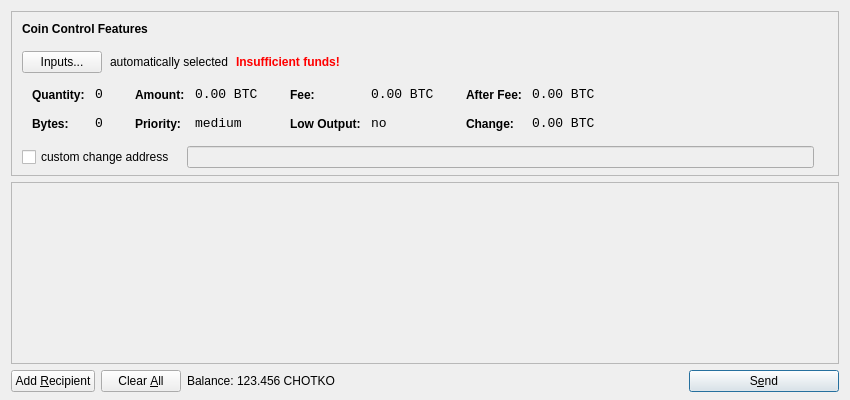
<?xml version="1.0" encoding="UTF-8"?>
<ui version="4.0">
 <class>SendCoinsDialog</class>
 <widget class="QDialog" name="SendCoinsDialog">
  <property name="geometry">
   <rect>
    <x>0</x>
    <y>0</y>
    <width>850</width>
    <height>400</height>
   </rect>
  </property>
  <property name="windowTitle">
   <string>Send Coins</string>
  </property>
  <layout class="QVBoxLayout" name="verticalLayout" stretch="0,1,0">
   <property name="bottomMargin">
    <number>8</number>
   </property>
   <item>
    <widget class="QFrame" name="frameCoinControl">
     <property name="sizePolicy">
      <sizepolicy hsizetype="Expanding" vsizetype="Expanding">
       <horstretch>0</horstretch>
       <verstretch>0</verstretch>
      </sizepolicy>
     </property>
     <property name="maximumSize">
      <size>
       <width>16777215</width>
       <height>16777215</height>
      </size>
     </property>
     <property name="frameShape">
      <enum>QFrame::StyledPanel</enum>
     </property>
     <property name="frameShadow">
      <enum>QFrame::Sunken</enum>
     </property>
     <layout class="QVBoxLayout" name="verticalLayoutCoinControl2">
      <property name="spacing">
       <number>-1</number>
      </property>
      <property name="leftMargin">
       <number>0</number>
      </property>
      <property name="topMargin">
       <number>0</number>
      </property>
      <property name="rightMargin">
       <number>0</number>
      </property>
      <property name="bottomMargin">
       <number>6</number>
      </property>
      <item>
       <layout class="QVBoxLayout" name="verticalLayoutCoinControl" stretch="0,0,0,0,1">
        <property name="spacing">
         <number>0</number>
        </property>
        <property name="leftMargin">
         <number>10</number>
        </property>
        <property name="topMargin">
         <number>10</number>
        </property>
        <item>
         <layout class="QHBoxLayout" name="horizontalLayoutCoinControl1">
          <property name="bottomMargin">
           <number>15</number>
          </property>
          <item>
           <widget class="QLabel" name="labelCoinControlFeatures">
            <property name="sizePolicy">
             <sizepolicy hsizetype="Preferred" vsizetype="Maximum">
              <horstretch>0</horstretch>
              <verstretch>0</verstretch>
             </sizepolicy>
            </property>
            <property name="font">
             <font>
              <weight>75</weight>
              <bold>true</bold>
             </font>
            </property>
            <property name="styleSheet">
             <string notr="true">font-weight:bold;</string>
            </property>
            <property name="text">
             <string>Coin Control Features</string>
            </property>
           </widget>
          </item>
         </layout>
        </item>
        <item>
         <layout class="QHBoxLayout" name="horizontalLayoutCoinControl2" stretch="0,0,0,0">
          <property name="spacing">
           <number>8</number>
          </property>
          <property name="bottomMargin">
           <number>10</number>
          </property>
          <item>
           <widget class="QPushButton" name="pushButtonCoinControl">
            <property name="styleSheet">
             <string notr="true"/>
            </property>
            <property name="text">
             <string>Inputs...</string>
            </property>
           </widget>
          </item>
          <item>
           <widget class="QLabel" name="labelCoinControlAutomaticallySelected">
            <property name="text">
             <string>automatically selected</string>
            </property>
            <property name="margin">
             <number>5</number>
            </property>
           </widget>
          </item>
          <item>
           <widget class="QLabel" name="labelCoinControlInsuffFunds">
            <property name="font">
             <font>
              <weight>75</weight>
              <bold>true</bold>
             </font>
            </property>
            <property name="styleSheet">
             <string notr="true">color:red;font-weight:bold;</string>
            </property>
            <property name="text">
             <string>Insufficient funds!</string>
            </property>
            <property name="margin">
             <number>5</number>
            </property>
           </widget>
          </item>
          <item>
           <spacer name="horizontalSpacerCoinControl">
            <property name="orientation">
             <enum>Qt::Horizontal</enum>
            </property>
            <property name="sizeHint" stdset="0">
             <size>
              <width>40</width>
              <height>1</height>
             </size>
            </property>
           </spacer>
          </item>
         </layout>
        </item>
        <item>
         <widget class="QWidget" name="widgetCoinControl" native="true">
          <property name="sizePolicy">
           <sizepolicy hsizetype="Preferred" vsizetype="Preferred">
            <horstretch>0</horstretch>
            <verstretch>0</verstretch>
           </sizepolicy>
          </property>
          <property name="minimumSize">
           <size>
            <width>0</width>
            <height>0</height>
           </size>
          </property>
          <property name="styleSheet">
           <string notr="true"/>
          </property>
          <layout class="QHBoxLayout" name="horizontalLayoutCoinControl5">
           <property name="margin">
            <number>0</number>
           </property>
           <item>
            <layout class="QHBoxLayout" name="horizontalLayoutCoinControl3" stretch="0,0,0,1">
             <property name="spacing">
              <number>20</number>
             </property>
             <property name="topMargin">
              <number>0</number>
             </property>
             <property name="bottomMargin">
              <number>10</number>
             </property>
             <item>
              <layout class="QFormLayout" name="formLayoutCoinControl1">
               <property name="horizontalSpacing">
                <number>10</number>
               </property>
               <property name="verticalSpacing">
                <number>14</number>
               </property>
               <property name="leftMargin">
                <number>10</number>
               </property>
               <property name="topMargin">
                <number>4</number>
               </property>
               <property name="rightMargin">
                <number>6</number>
               </property>
               <item row="0" column="0">
                <widget class="QLabel" name="labelCoinControlQuantityText">
                 <property name="styleSheet">
                  <string notr="true">font-weight:bold;</string>
                 </property>
                 <property name="text">
                  <string>Quantity:</string>
                 </property>
                 <property name="margin">
                  <number>0</number>
                 </property>
                </widget>
               </item>
               <item row="0" column="1">
                <widget class="QLabel" name="labelCoinControlQuantity">
                 <property name="font">
                  <font>
                   <family>Monospace</family>
                   <pointsize>10</pointsize>
                  </font>
                 </property>
                 <property name="cursor">
                  <cursorShape>IBeamCursor</cursorShape>
                 </property>
                 <property name="contextMenuPolicy">
                  <enum>Qt::ActionsContextMenu</enum>
                 </property>
                 <property name="text">
                  <string notr="true">0</string>
                 </property>
                 <property name="margin">
                  <number>0</number>
                 </property>
                 <property name="textInteractionFlags">
                  <set>Qt::LinksAccessibleByMouse|Qt::TextSelectableByKeyboard|Qt::TextSelectableByMouse</set>
                 </property>
                </widget>
               </item>
               <item row="1" column="0">
                <widget class="QLabel" name="labelCoinControlBytesText">
                 <property name="styleSheet">
                  <string notr="true">font-weight:bold;</string>
                 </property>
                 <property name="text">
                  <string>Bytes:</string>
                 </property>
                </widget>
               </item>
               <item row="1" column="1">
                <widget class="QLabel" name="labelCoinControlBytes">
                 <property name="font">
                  <font>
                   <family>Monospace</family>
                   <pointsize>10</pointsize>
                  </font>
                 </property>
                 <property name="cursor">
                  <cursorShape>IBeamCursor</cursorShape>
                 </property>
                 <property name="contextMenuPolicy">
                  <enum>Qt::ActionsContextMenu</enum>
                 </property>
                 <property name="text">
                  <string notr="true">0</string>
                 </property>
                 <property name="textInteractionFlags">
                  <set>Qt::LinksAccessibleByMouse|Qt::TextSelectableByKeyboard|Qt::TextSelectableByMouse</set>
                 </property>
                </widget>
               </item>
              </layout>
             </item>
             <item>
              <layout class="QFormLayout" name="formLayoutCoinControl2">
               <property name="horizontalSpacing">
                <number>10</number>
               </property>
               <property name="verticalSpacing">
                <number>14</number>
               </property>
               <property name="leftMargin">
                <number>6</number>
               </property>
               <property name="topMargin">
                <number>4</number>
               </property>
               <property name="rightMargin">
                <number>6</number>
               </property>
               <item row="0" column="0">
                <widget class="QLabel" name="labelCoinControlAmountText">
                 <property name="styleSheet">
                  <string notr="true">font-weight:bold;</string>
                 </property>
                 <property name="text">
                  <string>Amount:</string>
                 </property>
                 <property name="margin">
                  <number>0</number>
                 </property>
                </widget>
               </item>
               <item row="0" column="1">
                <widget class="QLabel" name="labelCoinControlAmount">
                 <property name="font">
                  <font>
                   <family>Monospace</family>
                   <pointsize>10</pointsize>
                  </font>
                 </property>
                 <property name="cursor">
                  <cursorShape>IBeamCursor</cursorShape>
                 </property>
                 <property name="contextMenuPolicy">
                  <enum>Qt::ActionsContextMenu</enum>
                 </property>
                 <property name="text">
                  <string notr="true">0.00 BTC</string>
                 </property>
                 <property name="textInteractionFlags">
                  <set>Qt::LinksAccessibleByMouse|Qt::TextSelectableByKeyboard|Qt::TextSelectableByMouse</set>
                 </property>
                </widget>
               </item>
               <item row="1" column="0">
                <widget class="QLabel" name="labelCoinControlPriorityText">
                 <property name="styleSheet">
                  <string notr="true">font-weight:bold;</string>
                 </property>
                 <property name="text">
                  <string>Priority:</string>
                 </property>
                </widget>
               </item>
               <item row="1" column="1">
                <widget class="QLabel" name="labelCoinControlPriority">
                 <property name="font">
                  <font>
                   <family>Monospace</family>
                   <pointsize>10</pointsize>
                  </font>
                 </property>
                 <property name="cursor">
                  <cursorShape>IBeamCursor</cursorShape>
                 </property>
                 <property name="contextMenuPolicy">
                  <enum>Qt::ActionsContextMenu</enum>
                 </property>
                 <property name="text">
                  <string>medium</string>
                 </property>
                 <property name="textInteractionFlags">
                  <set>Qt::LinksAccessibleByMouse|Qt::TextSelectableByKeyboard|Qt::TextSelectableByMouse</set>
                 </property>
                </widget>
               </item>
              </layout>
             </item>
             <item>
              <layout class="QFormLayout" name="formLayoutCoinControl3">
               <property name="horizontalSpacing">
                <number>10</number>
               </property>
               <property name="verticalSpacing">
                <number>14</number>
               </property>
               <property name="leftMargin">
                <number>6</number>
               </property>
               <property name="topMargin">
                <number>4</number>
               </property>
               <property name="rightMargin">
                <number>6</number>
               </property>
               <item row="0" column="0">
                <widget class="QLabel" name="labelCoinControlFeeText">
                 <property name="styleSheet">
                  <string notr="true">font-weight:bold;</string>
                 </property>
                 <property name="text">
                  <string>Fee:</string>
                 </property>
                 <property name="margin">
                  <number>0</number>
                 </property>
                </widget>
               </item>
               <item row="0" column="1">
                <widget class="QLabel" name="labelCoinControlFee">
                 <property name="font">
                  <font>
                   <family>Monospace</family>
                   <pointsize>10</pointsize>
                  </font>
                 </property>
                 <property name="cursor">
                  <cursorShape>IBeamCursor</cursorShape>
                 </property>
                 <property name="contextMenuPolicy">
                  <enum>Qt::ActionsContextMenu</enum>
                 </property>
                 <property name="text">
                  <string notr="true">0.00 BTC</string>
                 </property>
                 <property name="textInteractionFlags">
                  <set>Qt::LinksAccessibleByMouse|Qt::TextSelectableByKeyboard|Qt::TextSelectableByMouse</set>
                 </property>
                </widget>
               </item>
               <item row="1" column="0">
                <widget class="QLabel" name="labelCoinControlLowOutputText">
                 <property name="styleSheet">
                  <string notr="true">font-weight:bold;</string>
                 </property>
                 <property name="text">
                  <string>Low Output:</string>
                 </property>
                </widget>
               </item>
               <item row="1" column="1">
                <widget class="QLabel" name="labelCoinControlLowOutput">
                 <property name="font">
                  <font>
                   <family>Monospace</family>
                   <pointsize>10</pointsize>
                  </font>
                 </property>
                 <property name="cursor">
                  <cursorShape>IBeamCursor</cursorShape>
                 </property>
                 <property name="contextMenuPolicy">
                  <enum>Qt::ActionsContextMenu</enum>
                 </property>
                 <property name="text">
                  <string>no</string>
                 </property>
                 <property name="textInteractionFlags">
                  <set>Qt::LinksAccessibleByMouse|Qt::TextSelectableByKeyboard|Qt::TextSelectableByMouse</set>
                 </property>
                </widget>
               </item>
              </layout>
             </item>
             <item>
              <layout class="QFormLayout" name="formLayoutCoinControl4">
               <property name="horizontalSpacing">
                <number>10</number>
               </property>
               <property name="verticalSpacing">
                <number>14</number>
               </property>
               <property name="leftMargin">
                <number>6</number>
               </property>
               <property name="topMargin">
                <number>4</number>
               </property>
               <property name="rightMargin">
                <number>6</number>
               </property>
               <item row="0" column="0">
                <widget class="QLabel" name="labelCoinControlAfterFeeText">
                 <property name="styleSheet">
                  <string notr="true">font-weight:bold;</string>
                 </property>
                 <property name="text">
                  <string>After Fee:</string>
                 </property>
                 <property name="margin">
                  <number>0</number>
                 </property>
                </widget>
               </item>
               <item row="0" column="1">
                <widget class="QLabel" name="labelCoinControlAfterFee">
                 <property name="font">
                  <font>
                   <family>Monospace</family>
                   <pointsize>10</pointsize>
                  </font>
                 </property>
                 <property name="cursor">
                  <cursorShape>IBeamCursor</cursorShape>
                 </property>
                 <property name="contextMenuPolicy">
                  <enum>Qt::ActionsContextMenu</enum>
                 </property>
                 <property name="text">
                  <string notr="true">0.00 BTC</string>
                 </property>
                 <property name="textInteractionFlags">
                  <set>Qt::LinksAccessibleByMouse|Qt::TextSelectableByKeyboard|Qt::TextSelectableByMouse</set>
                 </property>
                </widget>
               </item>
               <item row="1" column="0">
                <widget class="QLabel" name="labelCoinControlChangeText">
                 <property name="styleSheet">
                  <string notr="true">font-weight:bold;</string>
                 </property>
                 <property name="text">
                  <string>Change:</string>
                 </property>
                </widget>
               </item>
               <item row="1" column="1">
                <widget class="QLabel" name="labelCoinControlChange">
                 <property name="font">
                  <font>
                   <family>Monospace</family>
                   <pointsize>10</pointsize>
                  </font>
                 </property>
                 <property name="cursor">
                  <cursorShape>IBeamCursor</cursorShape>
                 </property>
                 <property name="contextMenuPolicy">
                  <enum>Qt::ActionsContextMenu</enum>
                 </property>
                 <property name="text">
                  <string notr="true">0.00 BTC</string>
                 </property>
                 <property name="textInteractionFlags">
                  <set>Qt::LinksAccessibleByMouse|Qt::TextSelectableByKeyboard|Qt::TextSelectableByMouse</set>
                 </property>
                </widget>
               </item>
              </layout>
             </item>
            </layout>
           </item>
          </layout>
         </widget>
        </item>
        <item>
         <layout class="QHBoxLayout" name="horizontalLayoutCoinControl4" stretch="0,0,0">
          <property name="spacing">
           <number>12</number>
          </property>
          <property name="sizeConstraint">
           <enum>QLayout::SetDefaultConstraint</enum>
          </property>
          <property name="topMargin">
           <number>5</number>
          </property>
          <property name="rightMargin">
           <number>5</number>
          </property>
          <item>
           <widget class="QCheckBox" name="checkBoxCoinControlChange">
            <property name="text">
             <string>custom change address</string>
            </property>
           </widget>
          </item>
          <item>
           <widget class="QLineEdit" name="lineEditCoinControlChange">
            <property name="enabled">
             <bool>false</bool>
            </property>
            <property name="sizePolicy">
             <sizepolicy hsizetype="Expanding" vsizetype="Fixed">
              <horstretch>0</horstretch>
              <verstretch>0</verstretch>
             </sizepolicy>
            </property>
           </widget>
          </item>
          <item>
           <widget class="QLabel" name="labelCoinControlChangeLabel">
            <property name="sizePolicy">
             <sizepolicy hsizetype="Preferred" vsizetype="Expanding">
              <horstretch>0</horstretch>
              <verstretch>0</verstretch>
             </sizepolicy>
            </property>
            <property name="minimumSize">
             <size>
              <width>0</width>
              <height>0</height>
             </size>
            </property>
            <property name="text">
             <string/>
            </property>
            <property name="margin">
             <number>3</number>
            </property>
           </widget>
          </item>
         </layout>
        </item>
        <item>
         <spacer name="verticalSpacerCoinControl">
          <property name="orientation">
           <enum>Qt::Vertical</enum>
          </property>
          <property name="sizeHint" stdset="0">
           <size>
            <width>800</width>
            <height>1</height>
           </size>
          </property>
         </spacer>
        </item>
       </layout>
      </item>
     </layout>
    </widget>
   </item>
   <item>
    <widget class="QScrollArea" name="scrollArea">
     <property name="widgetResizable">
      <bool>true</bool>
     </property>
     <widget class="QWidget" name="scrollAreaWidgetContents">
      <property name="geometry">
       <rect>
        <x>0</x>
        <y>0</y>
        <width>830</width>
        <height>165</height>
       </rect>
      </property>
      <layout class="QVBoxLayout" name="verticalLayout_2">
       <property name="margin">
        <number>0</number>
       </property>
       <item>
        <layout class="QVBoxLayout" name="entries">
         <property name="spacing">
          <number>6</number>
         </property>
        </layout>
       </item>
       <item>
        <spacer name="verticalSpacer">
         <property name="orientation">
          <enum>Qt::Vertical</enum>
         </property>
         <property name="sizeHint" stdset="0">
          <size>
           <width>20</width>
           <height>40</height>
          </size>
         </property>
        </spacer>
       </item>
      </layout>
     </widget>
    </widget>
   </item>
   <item>
    <layout class="QHBoxLayout" name="horizontalLayout">
     <item>
      <widget class="QPushButton" name="addButton">
       <property name="toolTip">
        <string>Send to multiple recipients at once</string>
       </property>
       <property name="text">
        <string>Add &amp;Recipient</string>
       </property>
       <property name="icon">
        <iconset resource="../bitcoin.qrc">
         <normaloff>:/icons/add</normaloff>:/icons/add</iconset>
       </property>
       <property name="autoDefault">
        <bool>false</bool>
       </property>
      </widget>
     </item>
     <item>
      <widget class="QPushButton" name="clearButton">
       <property name="sizePolicy">
        <sizepolicy hsizetype="Minimum" vsizetype="Fixed">
         <horstretch>0</horstretch>
         <verstretch>0</verstretch>
        </sizepolicy>
       </property>
       <property name="toolTip">
        <string>Remove all transaction fields</string>
       </property>
       <property name="text">
        <string>Clear &amp;All</string>
       </property>
       <property name="icon">
        <iconset resource="../bitcoin.qrc">
         <normaloff>:/icons/remove</normaloff>:/icons/remove</iconset>
       </property>
       <property name="autoRepeatDelay">
        <number>300</number>
       </property>
       <property name="autoDefault">
        <bool>false</bool>
       </property>
      </widget>
     </item>
     <item>
      <layout class="QHBoxLayout" name="horizontalLayout_2">
       <property name="spacing">
        <number>3</number>
       </property>
       <item>
        <widget class="QLabel" name="label">
         <property name="text">
          <string>Balance:</string>
         </property>
        </widget>
       </item>
       <item>
        <widget class="QLabel" name="labelBalance">
         <property name="cursor">
          <cursorShape>IBeamCursor</cursorShape>
         </property>
         <property name="text">
          <string>123.456 CHOTKO</string>
         </property>
         <property name="textInteractionFlags">
          <set>Qt::LinksAccessibleByMouse|Qt::TextSelectableByKeyboard|Qt::TextSelectableByMouse</set>
         </property>
        </widget>
       </item>
      </layout>
     </item>
     <item>
      <spacer name="horizontalSpacer">
       <property name="orientation">
        <enum>Qt::Horizontal</enum>
       </property>
       <property name="sizeHint" stdset="0">
        <size>
         <width>40</width>
         <height>20</height>
        </size>
       </property>
      </spacer>
     </item>
     <item>
      <widget class="QPushButton" name="sendButton">
       <property name="minimumSize">
        <size>
         <width>150</width>
         <height>0</height>
        </size>
       </property>
       <property name="toolTip">
        <string>Confirm the send action</string>
       </property>
       <property name="text">
        <string>S&amp;end</string>
       </property>
       <property name="icon">
        <iconset resource="../bitcoin.qrc">
         <normaloff>:/icons/send</normaloff>:/icons/send</iconset>
       </property>
       <property name="default">
        <bool>true</bool>
       </property>
      </widget>
     </item>
    </layout>
   </item>
  </layout>
 </widget>
 <resources>
  <include location="../bitcoin.qrc"/>
 </resources>
 <connections/>
</ui>
